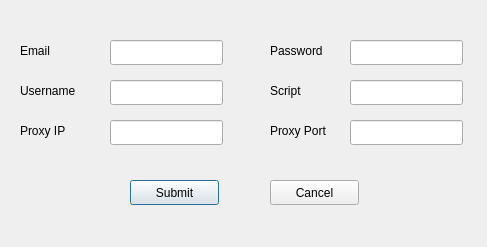
<?xml version="1.0" encoding="UTF-8"?>
<ui version="4.0">
 <class>Account</class>
 <widget class="QDialog" name="Account">
  <property name="geometry">
   <rect>
    <x>0</x>
    <y>0</y>
    <width>487</width>
    <height>247</height>
   </rect>
  </property>
  <property name="windowTitle">
   <string>Dialog</string>
  </property>
  <widget class="QLabel" name="Email_label">
   <property name="geometry">
    <rect>
     <x>20</x>
     <y>40</y>
     <width>67</width>
     <height>21</height>
    </rect>
   </property>
   <property name="text">
    <string>Email</string>
   </property>
  </widget>
  <widget class="QLineEdit" name="Email_input">
   <property name="geometry">
    <rect>
     <x>110</x>
     <y>40</y>
     <width>113</width>
     <height>25</height>
    </rect>
   </property>
  </widget>
  <widget class="QLabel" name="Password_label">
   <property name="geometry">
    <rect>
     <x>270</x>
     <y>40</y>
     <width>71</width>
     <height>21</height>
    </rect>
   </property>
   <property name="text">
    <string>Password</string>
   </property>
  </widget>
  <widget class="QLineEdit" name="Password_input">
   <property name="geometry">
    <rect>
     <x>350</x>
     <y>40</y>
     <width>113</width>
     <height>25</height>
    </rect>
   </property>
  </widget>
  <widget class="QLabel" name="Username_label">
   <property name="geometry">
    <rect>
     <x>20</x>
     <y>80</y>
     <width>71</width>
     <height>21</height>
    </rect>
   </property>
   <property name="text">
    <string>Username</string>
   </property>
  </widget>
  <widget class="QLineEdit" name="Username_input">
   <property name="geometry">
    <rect>
     <x>110</x>
     <y>80</y>
     <width>113</width>
     <height>25</height>
    </rect>
   </property>
  </widget>
  <widget class="QLabel" name="Script_label">
   <property name="geometry">
    <rect>
     <x>270</x>
     <y>80</y>
     <width>51</width>
     <height>21</height>
    </rect>
   </property>
   <property name="text">
    <string>Script</string>
   </property>
  </widget>
  <widget class="QLineEdit" name="Script_input">
   <property name="geometry">
    <rect>
     <x>350</x>
     <y>80</y>
     <width>113</width>
     <height>25</height>
    </rect>
   </property>
  </widget>
  <widget class="QLabel" name="IP_label">
   <property name="geometry">
    <rect>
     <x>20</x>
     <y>120</y>
     <width>67</width>
     <height>21</height>
    </rect>
   </property>
   <property name="text">
    <string>Proxy IP</string>
   </property>
  </widget>
  <widget class="QLineEdit" name="IP_input">
   <property name="geometry">
    <rect>
     <x>110</x>
     <y>120</y>
     <width>113</width>
     <height>25</height>
    </rect>
   </property>
  </widget>
  <widget class="QLabel" name="Port_label">
   <property name="geometry">
    <rect>
     <x>270</x>
     <y>120</y>
     <width>81</width>
     <height>21</height>
    </rect>
   </property>
   <property name="text">
    <string>Proxy Port</string>
   </property>
  </widget>
  <widget class="QLineEdit" name="Port_input">
   <property name="geometry">
    <rect>
     <x>350</x>
     <y>120</y>
     <width>113</width>
     <height>25</height>
    </rect>
   </property>
  </widget>
  <widget class="QPushButton" name="Submit_Button">
   <property name="geometry">
    <rect>
     <x>130</x>
     <y>180</y>
     <width>89</width>
     <height>25</height>
    </rect>
   </property>
   <property name="text">
    <string>Submit</string>
   </property>
  </widget>
  <widget class="QPushButton" name="Cancel_Button">
   <property name="geometry">
    <rect>
     <x>270</x>
     <y>180</y>
     <width>89</width>
     <height>25</height>
    </rect>
   </property>
   <property name="text">
    <string>Cancel</string>
   </property>
  </widget>
 </widget>
 <resources/>
 <connections/>
</ui>
